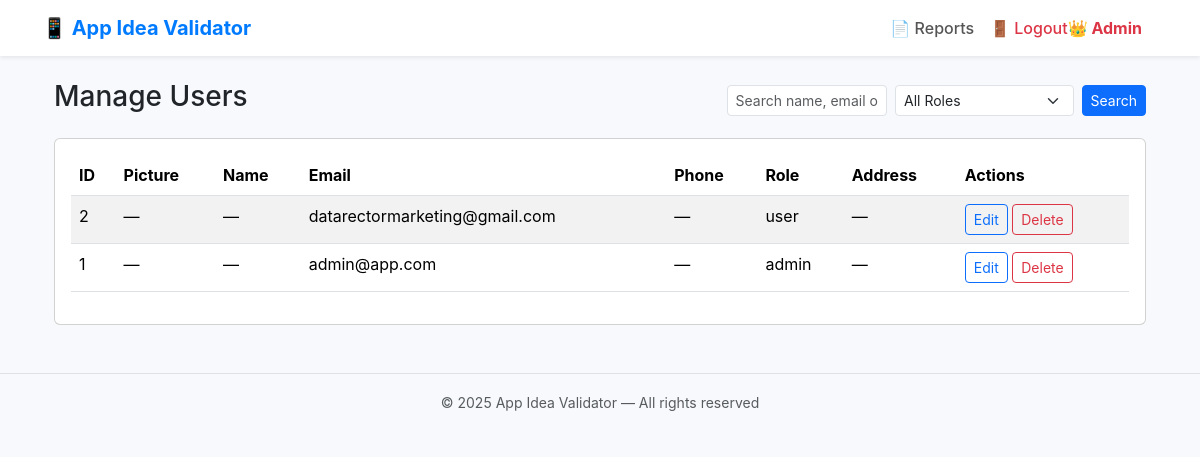
Page /admin/users (signed in) on the committed database.
### tables this page shows
CREATE TABLE users (
        id INTEGER PRIMARY KEY AUTOINCREMENT,
        email TEXT UNIQUE,
        password TEXT,
        role TEXT DEFAULT 'user'
    , name TEXT, phone TEXT, address TEXT, picture TEXT);

### app.py (the view)
@app.route("/admin/users")
@admin_required
def admin_users():
    q = request.args.get("q", "").strip()
    role_filter = request.args.get("role", "").strip()
    conn = sqlite3.connect(DB_NAME)
    c = conn.cursor()
    base_sql = "SELECT id, email, role, name, phone, address, picture FROM users"
    conditions = []
    params = []
    if q:
        likeq = f"%{q}%"
        conditions.append("(email LIKE ? OR name LIKE ? OR phone LIKE ?)")
        params += [likeq, likeq, likeq]
    if role_filter:
        conditions.append("role = ?")
        params.append(role_filter)
    if conditions:
        base_sql += " WHERE " + " AND ".join(conditions)
    base_sql += " ORDER BY id DESC"
    c.execute(base_sql, params)
    users = c.fetchall()
    conn.close()
    return render_template("admin_users.html", users=users, q=q, role_filter=role_filter, title="Manage Users")

### app.py (called while the page is built)
def admin_required(f):
    @wraps(f)
    def wrapper(*args, **kwargs):
        if "user_email" not in session or session.get("role") != "admin":
            return redirect(url_for("dashboard"))
        return f(*args, **kwargs)
    return wrapper

### templates/admin_users.html (shortened to what this page needs)
{% extends "base.html" %}
{% block content %}
<div class="container mt-4">
  <div class="d-flex justify-content-between align-items-center mb-3">
    <h3>Manage Users</h3>
    <form class="d-flex" method="GET" action="{{ url_for('admin_users') }}">
      <input name="q" value="{{ q }}" class="form-control form-control-sm me-2" placeholder="Search name, email or phone">
      <select name="role" class="form-select form-select-sm me-2">
        <option value="">All Roles</option>
      </select>
      <button class="btn btn-sm btn-primary">Search</button>
    </form>
  </div>
  <div class="card p-3">
    {% if users %}
    <table class="table table-striped">
      <thead><tr><th>ID</th><th>Picture</th><th>Name</th><th>Email</th><th>Phone</th><th>Role</th><th>Address</th><th>Actions</th></tr></thead>
      <tbody>
        {% for u in users %}
        <tr>
          <td>{{ u[0] }}</td>
          <td>
            {% if u[6] %}<img src="{{ u[6] }}" width="36" height="36" class="rounded-circle">{% else %}—{% endif %}
          </td>
          <td>{{ u[3] or '—' }}</td>
          <td>{{ u[1] }}</td>
          <td>{{ u[4] or '—' }}</td>
          <td>{{ u[2] }}</td>
          <td>{{ u[5] or '—' }}</td>
          <td>
            <button class="btn btn-sm btn-outline-primary edit-btn"
                    data-id="{{ u[0] }}" data-name="{{ u[3] }}" data-email="{{ u[1] }}"
                    data-phone="{{ u[4] }}" data-role="{{ u[2] }}" data-address="{{ u[5] }}">
              Edit
            </button>
            <a href="{{ url_for('admin_delete_user', user_id=u[0]) }}" class="btn btn-sm btn-outline-danger" onclick="return confirm('Delete user?')">Delete</a>
          </td>
        </tr>
        {% endfor %}
      </tbody>
    </table>
    {% else %}
    <div class="text-muted">No users</div>
    {% endif %}
  </div>
</div>
{% endblock %}

### templates/base.html (shortened to what this page needs)
<!DOCTYPE html>
<html lang="en">
<head>
  <link href="https://cdn.jsdelivr.net/npm/bootstrap@5.3.2/dist/css/bootstrap.min.css" rel="stylesheet">
  <link rel="stylesheet" href="https://cdn.jsdelivr.net/npm/choices.js/public/assets/styles/choices.min.css" />
</head>
<body>
  <nav class="navbar navbar-light bg-white shadow-sm mb-4">
    <div class="container d-flex justify-content-between align-items-center">
      <a class="navbar-brand" href="{{ url_for('step1') }}">📱 App Idea Validator</a>
      {% if session.get('user_email') %}
      <ul class="navbar-nav flex-row">
        <li class="nav-item me-3">
          <a class="nav-link" href="{{ url_for('reports') }}">📄 Reports</a>
        </li>
        <li class="nav-item">
          <a class="nav-link text-danger" href="{{ url_for('logout') }}">🚪 Logout</a>
        </li>
        {% if session.get('role') == 'admin' %}
        <li class="nav-item me-3">
          <a class="nav-link fw-bold text-danger" href="{{ url_for('admin_dashboard') }}">👑 Admin</a>
        </li>
{% endif %}
      </ul>
      {% endif %}
    </div>
  </nav>
  <div class="container mb-5">
    {% block content %}{% endblock %}
  </div>
  <footer class="text-center py-3 text-muted border-top">
    <small>© {{ 2025 }} App Idea Validator — All rights reserved</small>
  </footer>
</body>
</html>

### templates/base.html (style rules this page uses)
body { background: #f7f9fc; font-family: 'Inter', sans-serif; }
.navbar-brand { font-weight: 700; color: #007bff; }
.navbar-nav .nav-link { font-weight: 500; color: #555; transition: color 0.2s; }

### rows in the picture
users: id "2", u "—", email "datarectormarketing@gmail.com", role "user"
users: id "1", u "—", email "admin@app.com", role "admin"

### other values in the picture
{{ 2025 }} "2025"
